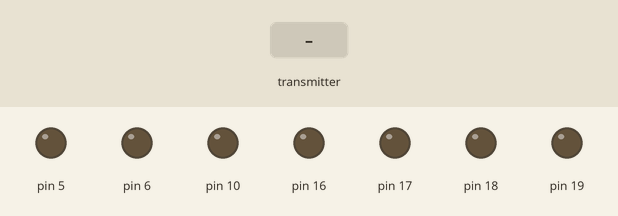
The sketch below on a simulated Arduino Uno, built with avr-gcc and run on an emulated ATmega328P. Parts: output pins drawn as LEDs (lit = HIGH). Inputs (shaded band) come from the test bench. No radio packets arrive unless stated.

Above: at 1.2 s.
1.3 s: the transmitter starts sending data.0 = 0
At 2.5 s:
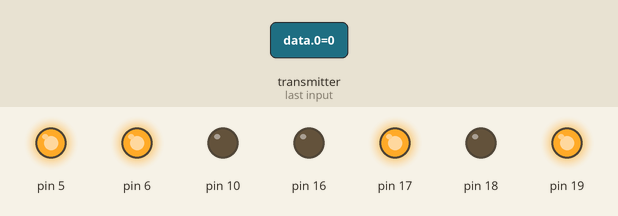
2.8 s: the transmitter starts sending data.0 = 1023
At 3.8 s:
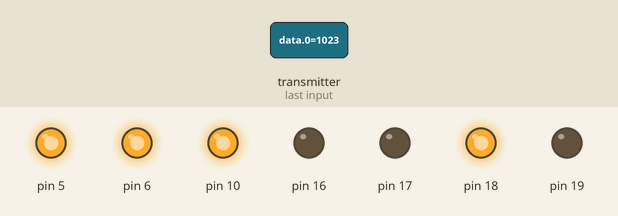
4.3 s: the transmitter starts sending data.0 = 256
At 5.0 s:
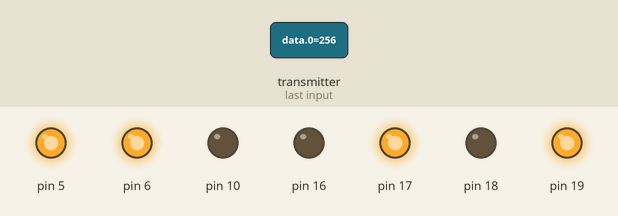
Timing chart, 0 to 7.3 s (numbered marks = the images above; inputs shaded):
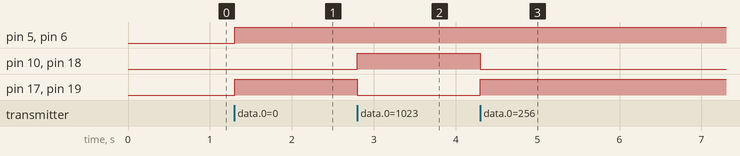

The sketch:

rx.ino
```cpp
#include <SPI.h>
#include <nRF24L01.h>
#include <RF24.h>

const uint64_t pipe = 0xE8E8F0F0E1LL;
RF24 radio(2, 9);

int data[4];
int reserve=0;
unsigned long motorOnTime;
byte count = 0;

void setup() {
  delay(50);
  radio.begin();
  radio.setChannel(9);
  radio.setDataRate(RF24_250KBPS);        // Установка минимальной скорости;
  radio.setPALevel(RF24_PA_HIGH);         // Установка максимальной мощности;
  radio.openReadingPipe(1,pipe);
  radio.startListening();
  pinMode(10, OUTPUT);
  digitalWrite(10, LOW);
  pinMode(17, OUTPUT);
  pinMode(18, OUTPUT);
  pinMode(19, OUTPUT);
  pinMode(16, OUTPUT);
  digitalWrite(16, LOW);
}

void loop()  {
  if ( radio.available() ){
    bool done = false;
    while (!done){
      done = radio.read(data, sizeof(data));
      if(data[0]>450 && data[0]<598){
        analogWrite(5, 0);
        analogWrite(6, 0);
        digitalWrite(17,LOW);
        digitalWrite(10,LOW);
        digitalWrite(18,LOW);
        digitalWrite(19,LOW);
      }
      if(data[0]>598)
      {
        analogWrite(5,255);
        analogWrite(6,255);
        digitalWrite(17,LOW);
        digitalWrite(10,HIGH);
        digitalWrite(18,HIGH);
        digitalWrite(19,LOW);
      }
      if(data[0]< 450)
      {
        analogWrite(5,255);
        analogWrite(6,255);
        digitalWrite(17,HIGH);
        digitalWrite(10,LOW);
        digitalWrite(18,LOW);
        digitalWrite(19,HIGH);
      }

      if(data[1]>450 && data[1]<598){
        digitalWrite(3, LOW);
        digitalWrite(8, LOW);
        digitalWrite(4,LOW);
        digitalWrite(7,LOW);
        digitalWrite(14,LOW);
        digitalWrite(15,LOW);
      }
      if(data[1]>598)
      {
        digitalWrite(3, HIGH);
        digitalWrite(8,HIGH);
        digitalWrite(4,LOW);
        digitalWrite(7,HIGH);
        digitalWrite(14,HIGH);
        digitalWrite(15,LOW);
      }
      if(data[1]< 450)
      {
        digitalWrite(3,HIGH);
        digitalWrite(8,HIGH);
        digitalWrite(4,HIGH);
        digitalWrite(7,LOW);
        digitalWrite(14,LOW);
        digitalWrite(15,HIGH);
      }
      if(data[2] == 1){
         if(count < 1){
            digitalWrite(16, HIGH);
            delay(500);
            digitalWrite(16, LOW);
            count++;
         }
      }
      else{
        if(count >= 1){
            digitalWrite(16, HIGH);
            delay(500);
            digitalWrite(16, LOW);
            count--;
         }
      }
      reserve = !data[3];
    }
  }
}
```

Measured:
- after the input at 1.3 s, pin 5, pin 6, pin 17, pin 19: LOW → HIGH at once
- after the input at 2.8 s, pin 10, pin 18: LOW → HIGH at once; pin 17, pin 19: HIGH → LOW at once
- after the input at 4.3 s, pin 10, pin 18: HIGH → LOW at once; pin 17, pin 19: LOW → HIGH at once
